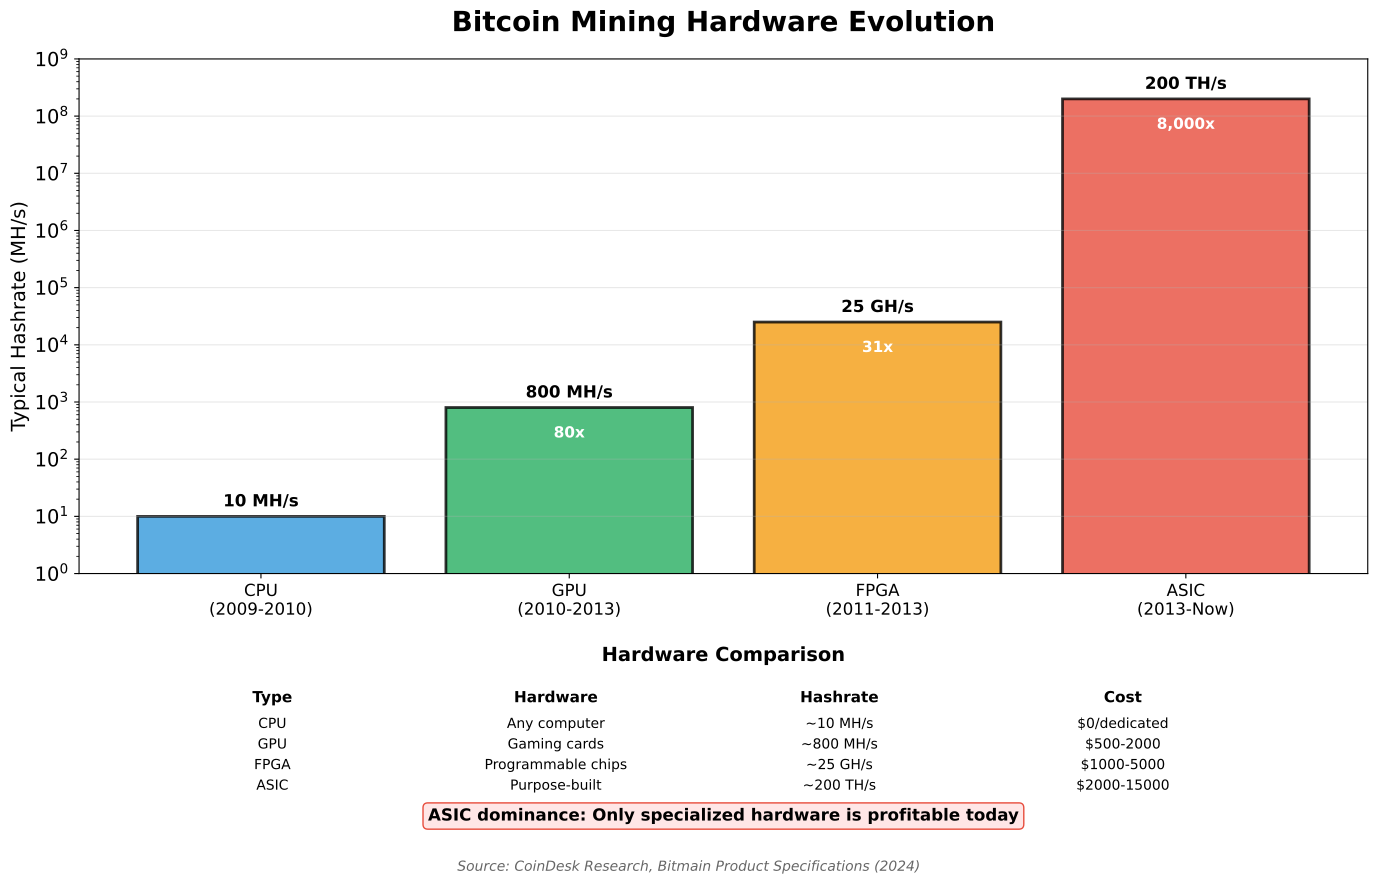

Reproduce this figure in Python.
"""
Mining Hardware Evolution
Shows the progression of Bitcoin mining hardware from CPUs to ASICs

Output: mining_hardware_evolution.pdf
Module: module_02_blockchain
Lesson: 14 - Hashing
"""

from pathlib import Path
import matplotlib.pyplot as plt
import matplotlib.patches as mpatches
import numpy as np

CHART_METADATA = {
    'title': 'Mining Hardware Evolution',
    'module': 'module_02_blockchain',
    'lesson': 14,
    'url': 'https://github.com/Digital-AI-Finance/digital-finance/tree/main/module_02_blockchain/figures/mining_hardware_evolution'
}

plt.rcParams.update({
    'font.size': 14,
    'axes.labelsize': 14,
})

def create_chart():
    """Create mining hardware evolution chart"""
    fig, ax = plt.subplots(figsize=(14, 9))

    # Hardware generations data
    hardware = ['CPU\n(2009-2010)', 'GPU\n(2010-2013)', 'FPGA\n(2011-2013)', 'ASIC\n(2013-Now)']
    hashrate = [10, 800, 25000, 200000000]  # MH/s typical
    efficiency = [0.001, 0.1, 1, 100]  # relative efficiency (MH/J)
    years = [2009, 2010, 2012, 2013]
    colors = ['#3498DB', '#27AE60', '#F39C12', '#E74C3C']

    # Log scale bar chart
    x = np.arange(len(hardware))
    bars = ax.bar(x, hashrate, color=colors, alpha=0.8, edgecolor='black', linewidth=2)

    ax.set_yscale('log')
    ax.set_ylabel('Typical Hashrate (MH/s)', fontsize=14)
    ax.set_xticks(x)
    ax.set_xticklabels(hardware, fontsize=12)
    ax.set_title('Bitcoin Mining Hardware Evolution', fontsize=20, fontweight='bold', pad=20)

    # Add hashrate labels
    for bar, hr in zip(bars, hashrate):
        height = bar.get_height()
        if hr >= 1000000:
            label = f'{hr/1000000:.0f} TH/s'
        elif hr >= 1000:
            label = f'{hr/1000:.0f} GH/s'
        else:
            label = f'{hr} MH/s'
        ax.text(bar.get_x() + bar.get_width()/2, height * 1.5, label,
               ha='center', fontsize=12, fontweight='bold')

    # Add improvement factors
    improvements = ['1x', '80x', '31x', '8,000x']
    for i, (bar, imp) in enumerate(zip(bars, improvements)):
        if i > 0:
            ax.annotate(f'{imp}', xy=(bar.get_x() + bar.get_width()/2, bar.get_height() * 0.3),
                       fontsize=11, ha='center', color='white', fontweight='bold')

    # Details box
    details = [
        ('CPU', 'Any computer', '~10 MH/s', '$0/dedicated'),
        ('GPU', 'Gaming cards', '~800 MH/s', '$500-2000'),
        ('FPGA', 'Programmable chips', '~25 GH/s', '$1000-5000'),
        ('ASIC', 'Purpose-built', '~200 TH/s', '$2000-15000'),
    ]

    # Create table below
    table_y = -0.25
    ax.text(0.5, table_y + 0.08, 'Hardware Comparison', transform=ax.transAxes,
           fontsize=14, fontweight='bold', ha='center')

    col_labels = ['Type', 'Hardware', 'Hashrate', 'Cost']
    for j, label in enumerate(col_labels):
        ax.text(0.15 + j*0.22, table_y, label, transform=ax.transAxes,
               fontsize=11, fontweight='bold', ha='center')

    for i, row in enumerate(details):
        for j, val in enumerate(row):
            ax.text(0.15 + j*0.22, table_y - 0.05 - i*0.04, val, transform=ax.transAxes,
                   fontsize=10, ha='center')

    # Key insight
    ax.text(0.5, -0.48, 'ASIC dominance: Only specialized hardware is profitable today',
           transform=ax.transAxes, fontsize=12, ha='center', fontweight='bold',
           bbox=dict(boxstyle='round', facecolor='#FFE6E6', edgecolor='#E74C3C'))

    ax.grid(axis='y', alpha=0.3)
    ax.set_ylim(1, 1e9)

    # Source
    fig.text(0.5, 0.02, 'Source: CoinDesk Research, Bitmain Product Specifications (2024)',
            fontsize=10, ha='center', style='italic', color='#666666')

    plt.tight_layout()
    plt.subplots_adjust(bottom=0.35)

    output_path = Path(__file__).parent / 'mining_hardware_evolution.pdf'
    plt.savefig(output_path, format='pdf', dpi=300, bbox_inches='tight')
    plt.close()
    print(f"Chart saved to: {output_path}")
    return output_path

if __name__ == '__main__':
    create_chart()
